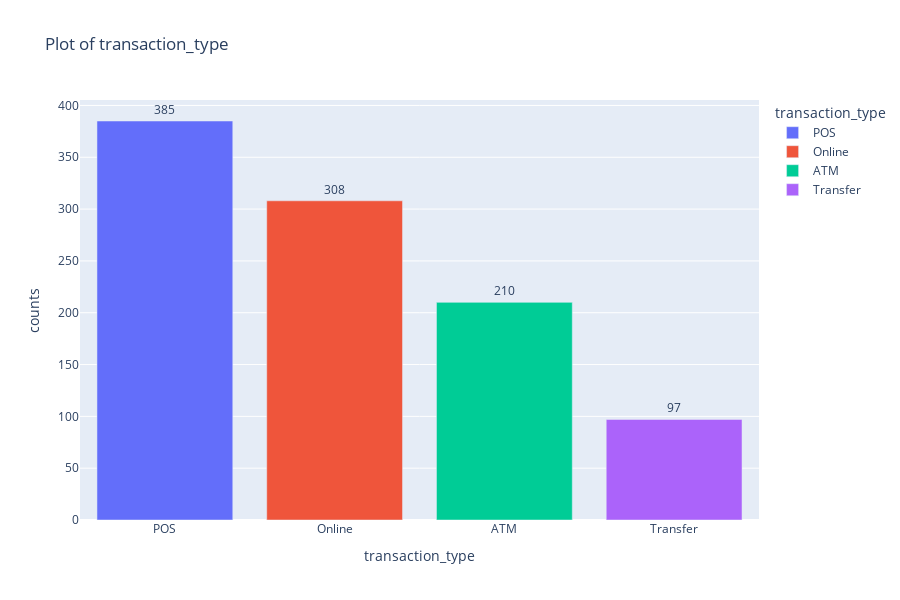

The notebook cell this image was saved under:
### Code cell
print('========== Analysis of transaction_type Distribution =========')

df_dict = fintech_data['transaction_type'].value_counts().to_dict()
default_df = pd.DataFrame([df_dict])
Main_default_df = default_df.T.reset_index()
Main_default_df.rename(columns = {'index': 'transaction_type', 0:'counts'}, inplace=True)

labels = Main_default_df['transaction_type'].to_list()
values  = Main_default_df['counts'].to_list()


fig2 = px.bar(Main_default_df, y='counts', x='transaction_type', text='counts', color = 'transaction_type',
            title = 'Plot of transaction_type', height=600)
fig2.update_traces(textposition='outside')
fig2.update_layout(uniformtext_minsize=8, uniformtext_mode='hide')
fig2.show()

### Figure 1 — Plotly figure (JSON) as saved in the notebook; plotly's stock layout.template omitted (floating-point values rounded to 4 significant figures)
{"data": [{"alignmentgroup": "True", "hovertemplate": "transaction_type=%{x}<br>counts=%{text}<extra></extra>", "legendgroup": "POS", "marker": {"color": "#636efa", "pattern": {"shape": ""}}, "name": "POS", "offsetgroup": "POS", "orientation": "v", "showlegend": true, "text": [385], "textposition": "outside", "type": "bar", "x": ["POS"], "xaxis": "x", "y": [385], "yaxis": "y"}, {"alignmentgroup": "True", "hovertemplate": "transaction_type=%{x}<br>counts=%{text}<extra></extra>", "legendgroup": "Online", "marker": {"color": "#EF553B", "pattern": {"shape": ""}}, "name": "Online", "offsetgroup": "Online", "orientation": "v", "showlegend": true, "text": [308], "textposition": "outside", "type": "bar", "x": ["Online"], "xaxis": "x", "y": [308], "yaxis": "y"}, {"alignmentgroup": "True", "hovertemplate": "transaction_type=%{x}<br>counts=%{text}<extra></extra>", "legendgroup": "ATM", "marker": {"color": "#00cc96", "pattern": {"shape": ""}}, "name": "ATM", "offsetgroup": "ATM", "orientation": "v", "showlegend": true, "text": [210], "textposition": "outside", "type": "bar", "x": ["ATM"], "xaxis": "x", "y": [210], "yaxis": "y"}, {"alignmentgroup": "True", "hovertemplate": "transaction_type=%{x}<br>counts=%{text}<extra></extra>", "legendgroup": "Transfer", "marker": {"color": "#ab63fa", "pattern": {"shape": ""}}, "name": "Transfer", "offsetgroup": "Transfer", "orientation": "v", "showlegend": true, "text": [97], "textposition": "outside", "type": "bar", "x": ["Transfer"], "xaxis": "x", "y": [97], "yaxis": "y"}], "layout": {"barmode": "relative", "height": 600, "legend": {"title": {"text": "transaction_type"}, "tracegroupgap": 0}, "title": {"text": "Plot of transaction_type"}, "uniformtext": {"minsize": 8, "mode": "hide"}, "xaxis": {"anchor": "y", "categoryarray": ["POS", "Online", "ATM", "Transfer"], "categoryorder": "array", "domain": [0, 1], "title": {"text": "transaction_type"}}, "yaxis": {"anchor": "x", "domain": [0, 1], "title": {"text": "counts"}}}}
